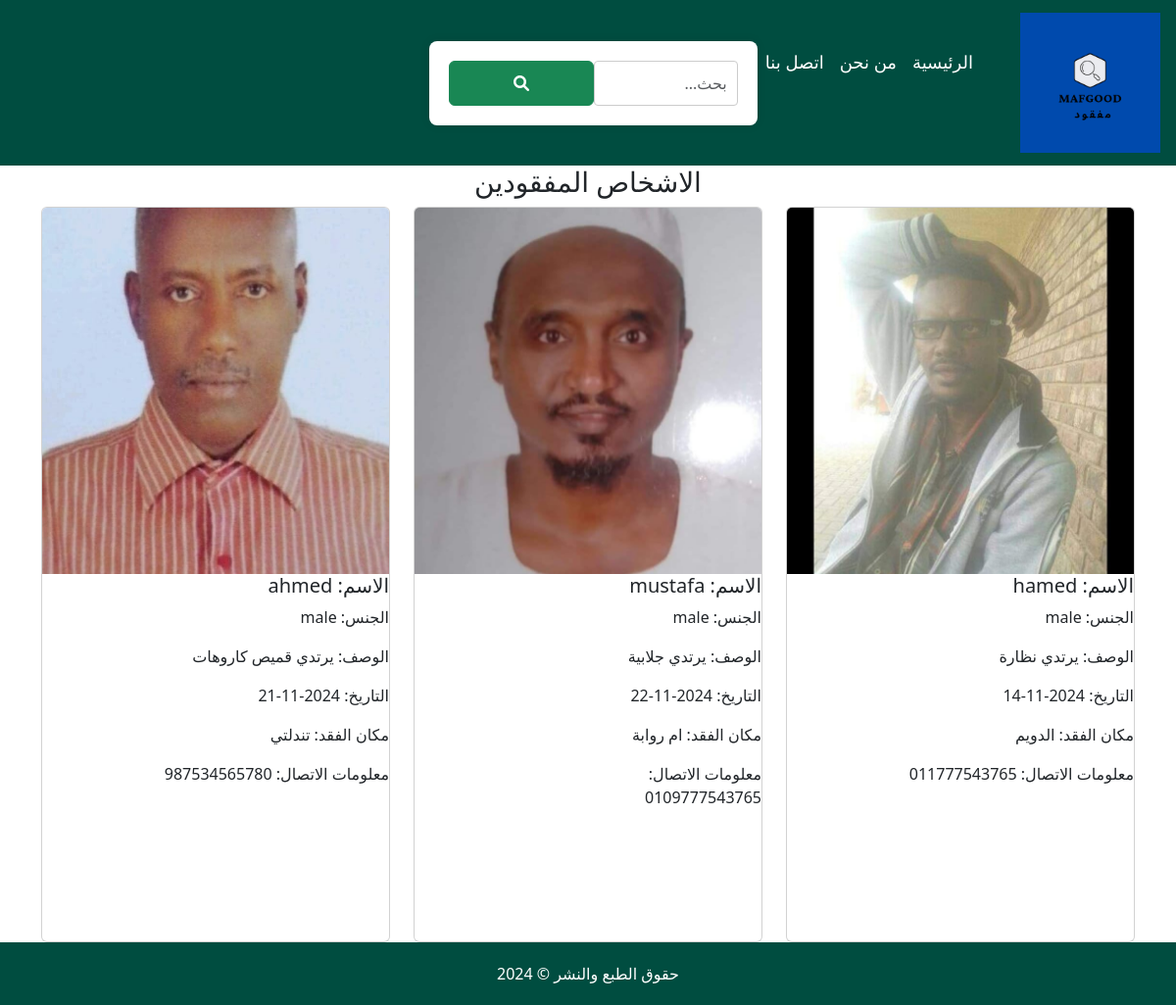
The app's page /view_found_people.php with its own data.
### tables this page shows
CREATE TABLE `found_people` (
  `id` int(11) NOT NULL,
  `name` varchar(100) DEFAULT NULL,
  `gender` varchar(10) NOT NULL,
  `description` varchar(200) NOT NULL,
  `date` date NOT NULL,
  `location` varchar(100) NOT NULL,
  `contact` varchar(100) NOT NULL,
  `image` varchar(255) NOT NULL,
  `user_id` int(100) NOT NULL
);

### view_found_people.php (the view, shortened to what this page needs)
<?php
include('config.php');
?>
<!DOCTYPE html>
<html lang="ar">
<head>
    <link rel="stylesheet" href="display.css">
    <link rel="stylesheet" href="bootstrap/css/bootstrap.min.css">
    <link rel="stylesheet" href="https://cdnjs.cloudflare.com/ajax/libs/font-awesome/6.0.0-beta3/css/all.min.css">
</head>
<body>
<nav class="navbar navbar-expand-lg" style="background-color:#004d40;">
    <a class="navbar-brand" href="home_page.php">
        <img src="images/website/logo.png" alt="Logo image" id="logo-img" class="d-inline-block align-top">
    </a>
    <div class="collapse navbar-collapse" id="navbarNav">
        <ul class="navbar-nav">
            <li class="nav-item"><a class="nav-link" href="home_page.php">الرئيسية</a></li>
            <li class="nav-item"><a class="nav-link" href="we.html">من نحن</a></li>
            <li class="nav-item"><a class="nav-link" href="connect.php">اتصل بنا</a></li>
            <li class="nav-item">
                <form method="post" action="search.php" class="d-flex">
                    <input type="text" name="query" class="form-control search-bar" placeholder="بحث..." style="padding: none;">
                    <button type="submit" class="btn btn-success search-button"><i class="fas fa-search"></i></button>
                </form>
            </li>
        </ul>
    </div>
</nav>
<center>
    <h3>الاشخاص المفقودين</h3>
</center>
<div class="container">
    <div class="row">
        <?php
        $result = mysqli_query($con, "SELECT * FROM found_people");
        while ($row = mysqli_fetch_array($result)) {
            echo "
            <div class='col-lg-4 col-md-6 col-sm-12 mb-6  roww'>
                <div class='card h-100'>
                    <img src='".$row['image']."' class='card-img-top' alt='...' onclick='openModal(this.src)'>
                    <div class='col-md-8'>
                            <h5 class='card-title'>الاسم: ".$row['name']."</h5>
                            <p class='card-text'>الجنس: ".$row['gender']."</p>
                            <p class='card-text'>الوصف: ".$row['description']."</p>
                            <p class='card-text'>التاريخ: ".$row['date']."</p>
                            <p class='card-text'>مكان الفقد: ".$row['location']."</p>
                            <p class='card-text'>معلومات الاتصال: ".$row['contact']."</p>";
            echo "
                    </div>
                </div>
            </div>";
        }
        ?>
    </div>
</div>
<footer>
    حقوق الطبع والنشر © 2024
</footer>
</body>
</html>

### display.css (style rules this page uses)
body { background-color: #e0f7fa; font-family: 'Cairo', sans-serif; direction: rtl; text-align: center; margin: 0; padding: 0; display: flex; flex-direction: column; min-height: 100vh; justify-content: space-between; }
body { direction: rtl; }
footer { width: 100%; box-sizing: border-box; padding: 20px; background-color: #004d40; color: white; display: flex; justify-content: space-between; align-items: center; }
footer { justify-content: center; }
.navbar-nav .nav-link { color: white !important; font-size: 18px; }
.navbar-nav { justify-content: left; }
.container { max-width: 1200px; margin: 0 auto; padding: 0 10px; }
form { background-color: #ffffff; padding: 20px; border-radius: 8px; box-shadow: 0 0 10px rgba(0, 0, 0, 0.1); }
form input[type="text"], form input[type="date"], form input[type="file"], form button, form select { width: 100%; padding: 10px; border: 1px solid #ccc; border-radius: 4px; font-size: 16px; }
.card-img-top { width: 100%; height: 50%; object-fit: cover; }

### view_found_people.php (style rules this page uses)
.card-img-top { width: 100%; height: 50%; object-fit: cover; }

### records on screen
found_people: image (picture), name "hamed", gender "male", description "يرتدي نظارة", date "2024-11-14", location "الدويم", contact "011777543765"
found_people: image (picture), name "mustafa", gender "male", description "يرتدي جلابية", date "2024-11-22", location "ام روابة", contact "0109777543765"
found_people: image (picture), name "ahmed", gender "male", description "يرتدي قميص كاروهات", date "2024-11-21", location "تندلتي", contact "987534565780"
